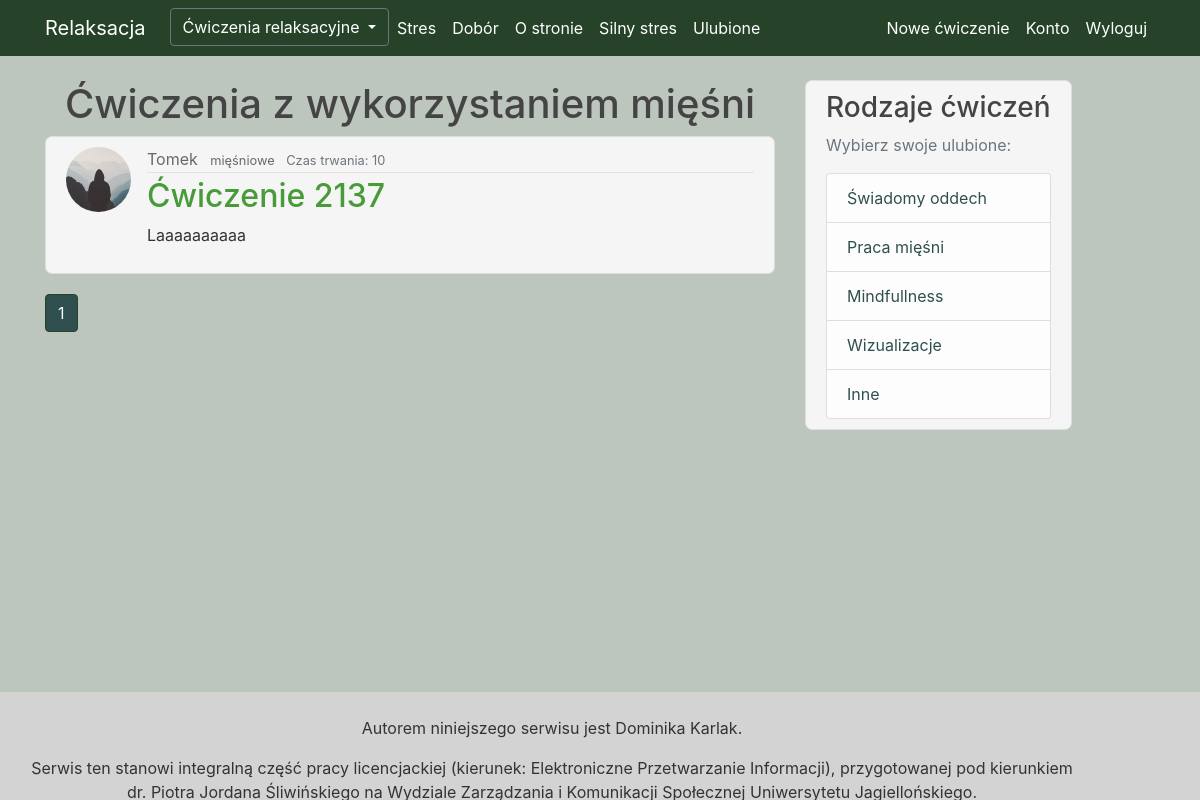
Page /miesnie (signed in) on the committed database.
### Relaks/models.py (models this page shows, shortened)
class Post(db.Model):
    id = db.Column(db.Integer, primary_key=True, autoincrement=True)
    name = db.Column(db.String(100), nullable=True)
    category = db.Column(db.String(100), nullable=True)
    time = db.Column(db.Integer, nullable=True)
    content = db.Column(db.Text, nullable=True)
    user_id = db.Column(db.Integer, db.ForeignKey('user.id'), nullable=False)
    fav = db.relationship('Favourite', backref='fav', lazy=True)
    comments = db.relationship("Comment", backref='article', lazy=True)

class User(db.Model, UserMixin):
    id = db.Column(db.Integer, primary_key=True)
    username = db.Column(db.String(20), unique=True, nullable=False)
    email = db.Column(db.String(120), unique=True, nullable=False)
    image_file = db.Column(db.String(20), nullable=False, default='default.jpg')
    password = db.Column(db.String(60), nullable=False)
    is_admin = db.Column(db.Boolean, nullable=False)
    posts = db.relationship('Post', backref='author', lazy=True)
    fav = db.relationship('Favourite', backref='author', lazy=True)
    comments = db.relationship('Comment', backref='author', lazy=True)

### Relaks/routes.py (the view)
@app.route("/miesnie", methods=['GET', 'POST'])
def miesnie():
    page = request.args.get('page', 1, type=int)
    post = Post.query.filter(
        Post.category == 'mięśniowe').paginate(page=page, per_page=3)
    return render_template('miesnie.html', title='Mięśnie', post=post)

### Relaks/models.py (called while the page is built)
@login_manager.user_loader
def load_user(user_id):
    return User.query.get(int(user_id))

### Relaks/templates/miesnie.html (shortened to what this page needs)
{% extends "layout.html" %}
{% block content %}
    <h1 style="text-align: center"> Ćwiczenia z wykorzystaniem mięśni </h1>
{% for post in post.items %}
          <article class="media content-section">
          <img class="rounded-circle article-img" src="{{ url_for('static', filename='photo/' + post.author.image_file) }}">
          <div class="media-body">
            <div class="article-metadata">
              <a class="mr-2" href="{{ url_for('user_posts', username=post.author.username) }}">{{ post.author.username }}</a>
              <small class="article-category">
          <a
            class="mr-2"
            href="{{ url_for('miesnie', category=post.category) }}"
            >{{ post.category }}</a>
                </small>
                <small class="text-muted">Czas trwania: {{ post.time }}</small>
            </div>
            <h2> <a class="article-title" href="{{ url_for('post', post_id=post.id) }}">{{ post.name}}</a> </h2>
            <p class="article-content">{{ post.content }}</p>
          </div>
        </article>
    {% endfor %}
      {% for page_num in post.iter_pages(left_edge=1, right_edge=1, left_current=1, right_current=2) %}
        {% if page_num %}
            {% if post.page == page_num %}
                <a class="btn btn-info mb-4" style="background-color: darkslategrey; border-color: #26432a" href="{{ url_for('miesnie', page=page_num)  }}"> {{ page_num }}</a>
             {% else %}
                <a class="btn btn-outline-info mb-4" style="background-color: darkslategrey; border-color: #26432a; " href="{{ url_for('miesnie', page=page_num)  }}"> {{ page_num }}</a>
             {% endif %}
        {% endif %}
    {% endfor %}
{% endblock content %}

### Relaks/static/main.css (style rules this page uses)
body { background-color: #bdc6bd; color: #333333; margin-top: 5rem; }
h1, h2, h3, h4, h5, h6 { color: #444444; }
.content-section { background-color: whitesmoke; padding: 10px 20px; border: 1px solid #dddddd; border-radius: 7px; margin-bottom: 20px; }
.article-title { color: #489b39; }
.article-content { white-space: pre-line; background-color: whitesmoke; }
.article-img { height: 65px; width: 65px; margin-right: 16px; }
.article-metadata { padding-bottom: 1px; margin-bottom: 4px; border-bottom: 1px solid #e3e3e3; color: #444444; }
.btn { background-color: #26432a; }
.mr-2 { color: dimgrey; }

### rows in the picture
Post: image_file (placeholder picture), author.username "Tomek", category "mięśniowe", time "10", name "Ćwiczenie 2137", content "Laaaaaaaaaa"

### other values in the picture
{{ page_num }} "1"
